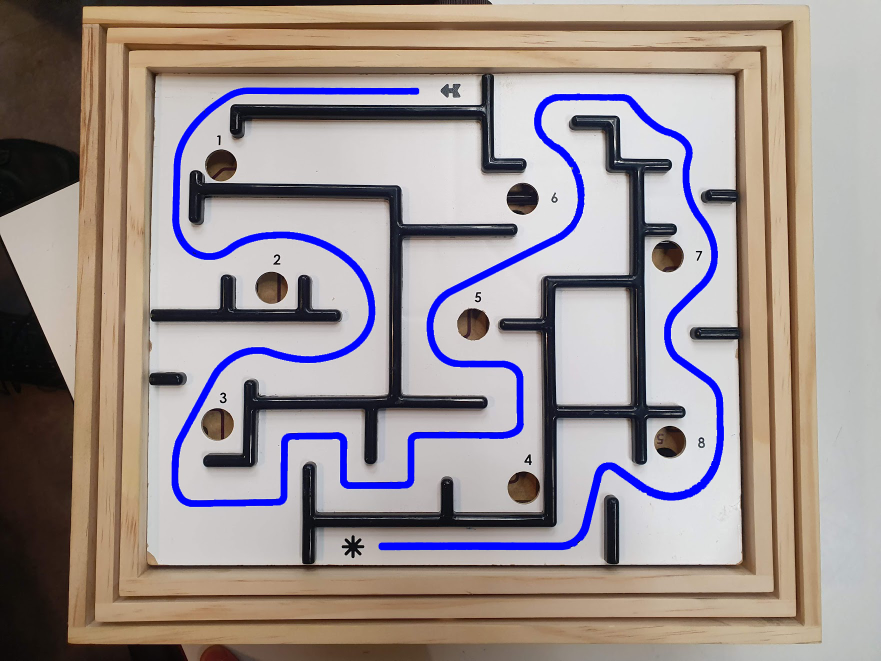
#> input picture maze_solving/maze_edited.png, 1761 x 1321 px (shown at 1/2 size)
$ python edge_detection_solve.py
#> lines starting #> are read from the running program, lines starting #| are printed output that depends on the picture; after the words box and inside, x2 and y2 are one past the last pixel; in counts of white or black regions, pixels touching at a corner belong together
### maze_solving/image_rectification.py
import cv2
import numpy as np

# Defining green colour range
lower_green = np.array([40, 40, 40])
upper_green = np.array([100, 255, 160])

#lower_color = np.array([0, 0, 150])
#upper_color = np.array([255, 50, 255])
width = 720
height = 540

def rectify(image):

    # Convert the image to HSV color space
    hsv = cv2.cvtColor(image, cv2.COLOR_BGR2HSV)

    # Create a binary mask where the color is within the range
    mask = cv2.inRange(hsv, lower_green, upper_green)


    # Find contours in the mask
    contours, _ = cv2.findContours(mask, cv2.RETR_EXTERNAL, cv2.CHAIN_APPROX_SIMPLE)

    # Assume the largest contour is the quadrilateral
    contour = max(contours, key=cv2.contourArea)

    # Get the convex hull of the contour
    hull = cv2.convexHull(contour)

    # Approximate the convex hull to a polygon with four vertices
    epsilon = 0.02*cv2.arcLength(hull, True)
    approx = cv2.approxPolyDP(hull, epsilon, True)
    #print(len(approx))

    # Now you can use these points in the perspective transform as before
    src_pts = np.float32(approx)
    src_pts = src_pts[src_pts[:, :, 1].argsort(axis=0)[:, 0]]
    src_pts[:2] = src_pts[:2][src_pts[:2, :, 0].argsort(axis=0)[:, 0]]
    src_pts[2:] = src_pts[2:][src_pts[2:, :, 0].argsort(axis=0)[:, 0][::-1]]
    dst_pts = np.float32([[0, 0], [width, 0], [width, height], [0, height]])

    #dst_pts = np.float32([[width, 0], [width, height], [0, height], [0, 0]])
    # Compute the homography matrix
    H, _ = cv2.findHomography(src_pts, dst_pts)

    # Apply the perspective transformation
    warped_image = cv2.warpPerspective(image, H, (width, height))

    return warped_image

# [25 lines that do not run on import are left out]

### maze_solving/edge_detection_solve.py
import cv2
import numpy as np
from skimage.morphology import skeletonize
from skimage import img_as_ubyte
from image_rectification import rectify

# Load the image
image = cv2.imread('maze_edited.png')
#> image is the input picture: shape (1321, 1761, 3); mean B, G, R 145.1, 146.1, 157.1
image = cv2.resize(image,(720,540))
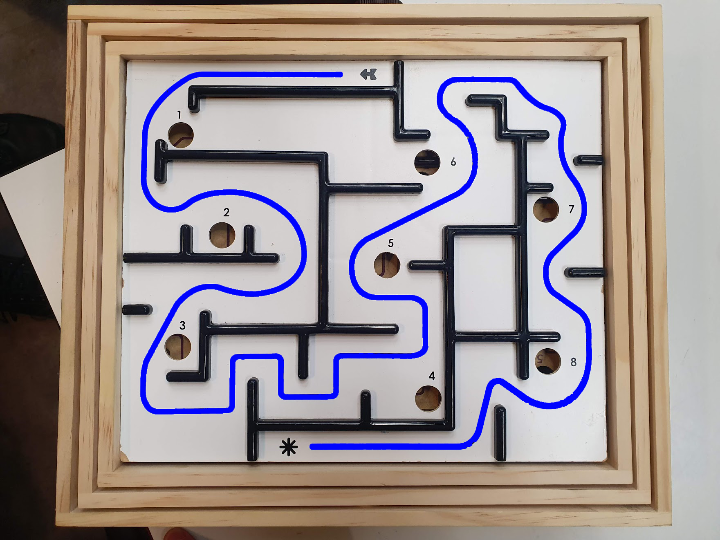
#> image: shape (540, 720, 3); mean B, G, R 145, 146.1, 157.1

image = rectify(image)
#> in rectify, `hsv = cv2.cvtColor(image, cv2.COLOR_BGR2HSV)`: hsv: shape (540, 720, 3); mean H, S, V 47.1, 56.8, 167.1
#> in rectify, `mask = cv2.inRange(hsv, lower_green, upper_green)`:
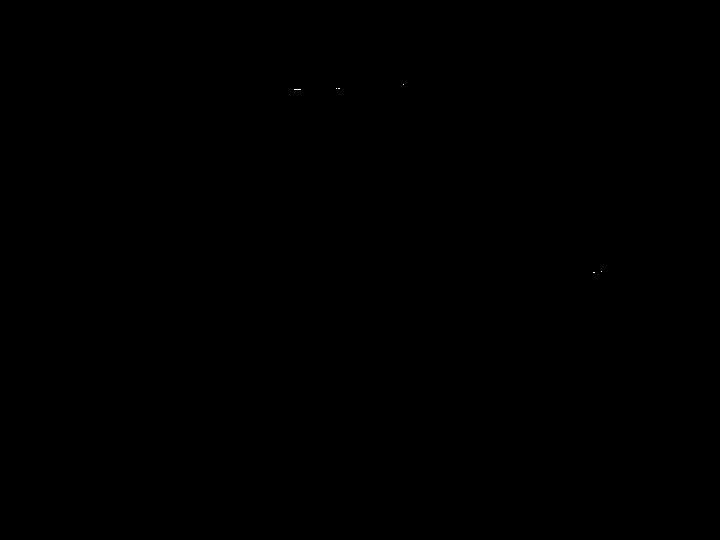
#> mask: shape (540, 720); 0% white in thin lines or dots, all inside (x1, y1, x2, y2) = (294, 84, 602, 273)
#> in rectify, `contours, _ = cv2.findContours(mask, cv2.RETR_EXTERNAL, cv2.CHAIN_APPR..`: contours = 6 contours, all with area under 20
#> in rectify, `contour = max(contours, key=cv2.contourArea)`: contour = [[593, 272], [594, 272]]
#> in rectify, `hull = cv2.convexHull(contour)`: hull = [[594, 272], [593, 272]]
#> in rectify, `epsilon = 0.02*cv2.arcLength(hull, True)`: epsilon = 0.04
#> in rectify, `approx = cv2.approxPolyDP(hull, epsilon, True)`: approx = [[594, 272], [593, 272]]
#> (the run stopped early here; a loop or call above may not have finished)
